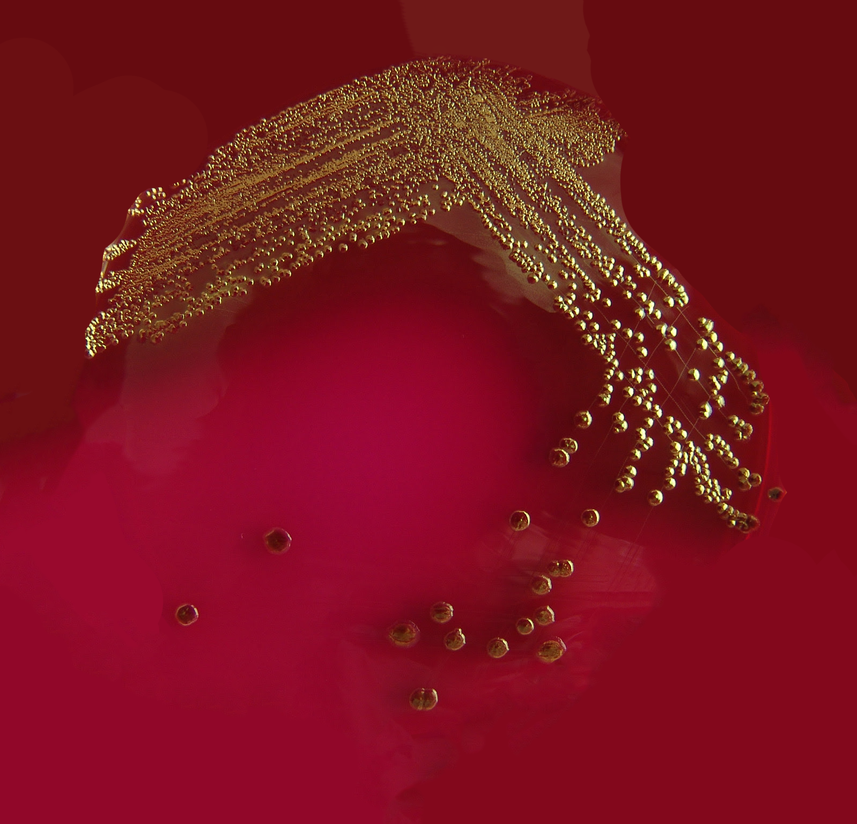
#> input picture Images/unnamed3.png, 857 x 824 px, shrunk from 1598 x 1536 before the run
$ python ConteoColonias.py
#> lines starting #> are read from the running program, lines starting #| are printed output that depends on the picture; after the words box and inside, x2 and y2 are one past the last pixel; in counts of white or black regions, pixels touching at a corner belong together
import cv2
import numpy as np
import matplotlib.pyplot as plt

class Rectangulo:
    def __init__(self, x, y, ancho, alto):
        self.x = x
        self.y = y
        self.ancho = ancho
        self.alto = alto
        self.puntos = []

    def contiene(self, punto):
        return self.x <= punto[0] < self.x + self.ancho and self.y <= punto[1] < self.y + self.alto

class Quadtree:
    def __init__(self, limite, capacidad):
        self.limite = limite
        self.capacidad = capacidad
        self.dividido = False
        self.noreste = None
        self.sureste = None
        self.noroeste = None
        self.suroeste = None

    def subdividir(self):
        x, y, ancho, alto = self.limite.x, self.limite.y, self.limite.ancho, self.limite.alto
        noreste = Rectangulo(x + ancho / 2, y, ancho / 2, alto / 2)
        self.noreste = Quadtree(noreste, self.capacidad)
        sureste = Rectangulo(x + ancho / 2, y + alto / 2, ancho / 2, alto / 2)
        self.sureste = Quadtree(sureste, self.capacidad)
        suroeste = Rectangulo(x, y + alto / 2, ancho / 2, alto / 2)
        self.suroeste = Quadtree(suroeste, self.capacidad)
        noroeste = Rectangulo(x, y, ancho / 2, alto / 2)
        self.noroeste = Quadtree(noroeste, self.capacidad)
        self.dividido = True

    def insertar(self, punto):
        if not self.limite.contiene(punto):
            return False
        if len(self.limite.puntos) < self.capacidad:
            self.limite.puntos.append(punto)
            return True
        else:
            if not self.dividido:
                self.subdividir()
            if self.noreste.insertar(punto): return True
            if self.sureste.insertar(punto): return True
            if self.suroeste.insertar(punto): return True
            if self.noroeste.insertar(punto): return True

    def contar_celulas(self):
        if not self.dividido:
            return len(self.limite.puntos)
        else:
            return (self.noreste.contar_celulas() +
                    self.sureste.contar_celulas() +
                    self.suroeste.contar_celulas() +
                    self.noroeste.contar_celulas())

    def dibujar(self, ax):
        ax.add_patch(plt.Rectangle((self.limite.x, self.limite.y),
                                   self.limite.ancho, self.limite.alto,
                                   fill=False, edgecolor='r', linewidth=1))
        if self.dividido:
            self.noreste.dibujar(ax)
            self.sureste.dibujar(ax)
            self.suroeste.dibujar(ax)
            self.noroeste.dibujar(ax)

def cargar_imagen(ruta_imagen):
#> called with ruta_imagen = 'Images/unnamed3.png'
    imagen = cv2.imread(ruta_imagen, cv2.IMREAD_GRAYSCALE)
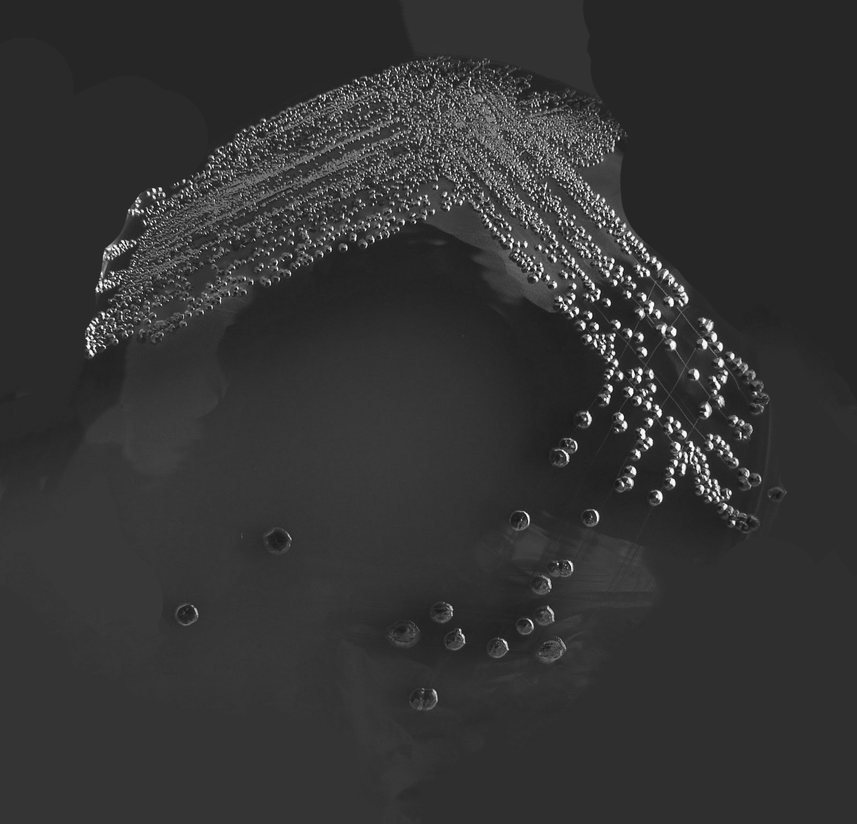
#> imagen: shape (824, 857); min 6, max 254, mean 51.7
    return imagen

def eliminar_lineas(imagen):
    lineas = cv2.HoughLinesP(imagen, 1, np.pi / 180, threshold=100, minLineLength=100, maxLineGap=10)
    if lineas is not None:
        for linea in lineas:
            x1, y1, x2, y2 = linea[0]
            if abs(x1 - x2) > 50:
                cv2.line(imagen, (x1, y1), (x2, y2), (0, 0, 0), 3)
            if abs(y1 - y2) > 50:
                cv2.line(imagen, (x1, y1), (x2, y2), (0, 0, 0), 3)
    return imagen

def aplicar_mascara_circular(imagen):
    filas, columnas = imagen.shape
    centro = (columnas // 2, filas // 2)
    radio = min(centro[0], centro[1])
    mascara = np.zeros_like(imagen)
    cv2.circle(mascara, centro, radio, 255, thickness=-1)
    imagen_sin_bordes = cv2.bitwise_and(imagen, mascara)
    return imagen_sin_bordes

def preprocesar_imagen(imagen):
    imagen_suavizada = cv2.GaussianBlur(imagen, (3, 3), 0)
    imagen_bordes = cv2.Canny(imagen_suavizada, 30, 100)
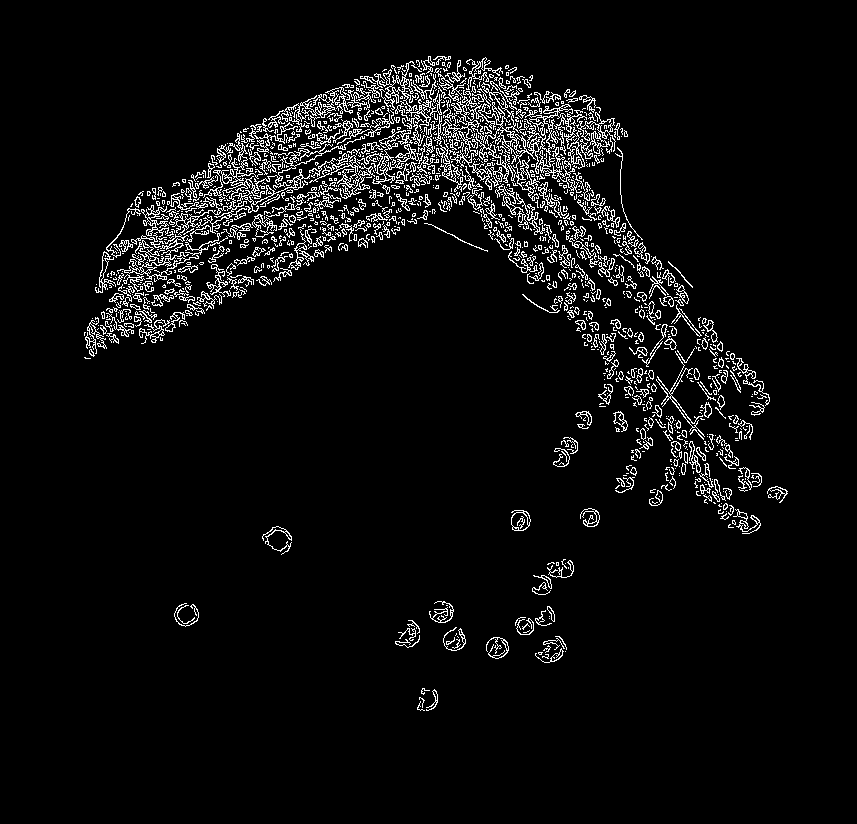
#> imagen_bordes: shape (824, 857); 5% white in thin lines or dots, all inside (x1, y1, x2, y2) = (84, 56, 788, 711)
    imagen_sin_lineas = eliminar_lineas(imagen_bordes)
#> in eliminar_lineas, `lineas = cv2.HoughLinesP(imagen, 1, np.pi / 180, threshold=100, minLin..`: lineas = 152 rows, first 6: [435, 58, 659, 282], [98, 292, 549, 92], [355, 81, 520, 246], [484, 223, 598, 337], [356, 85, 486, 215], [373, 179, 618, 123]
#> the loop in eliminar_lineas, `for linea in lineas:` made 152 passes
#> after the loop in eliminar_lineas, `for linea in lineas:`:
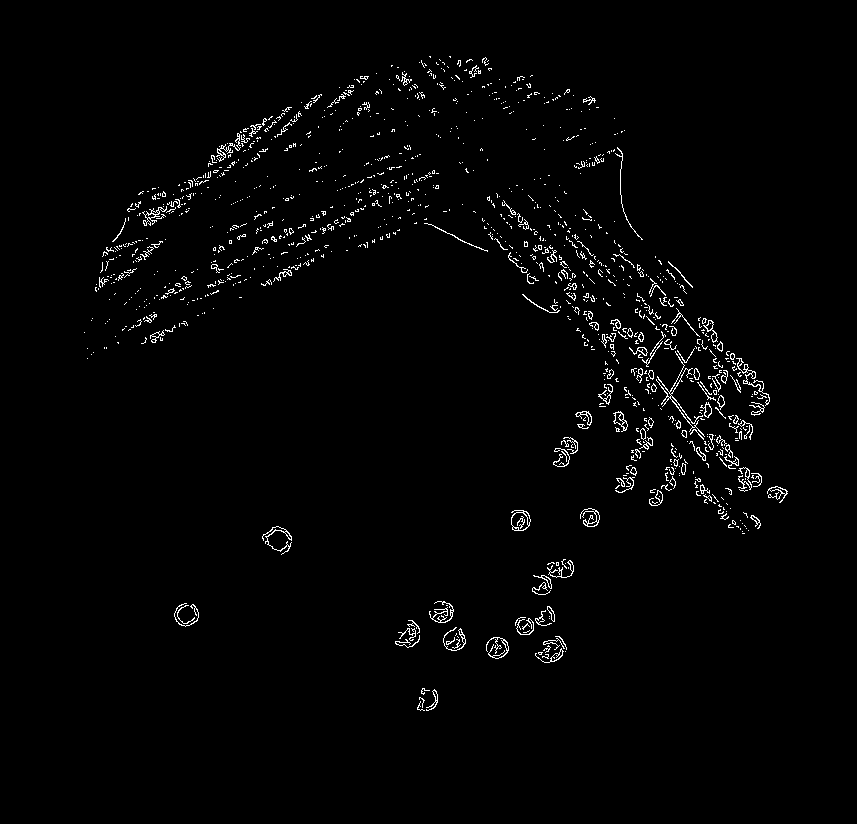
#> imagen: shape (824, 857); 1.7% white in thin lines or dots, all inside (x1, y1, x2, y2) = (84, 56, 788, 711)
    imagen_sin_bordes = aplicar_mascara_circular(imagen_sin_lineas)
#> in aplicar_mascara_circular, `cv2.circle(mascara, centro, radio, 255, thickness=-1)`:
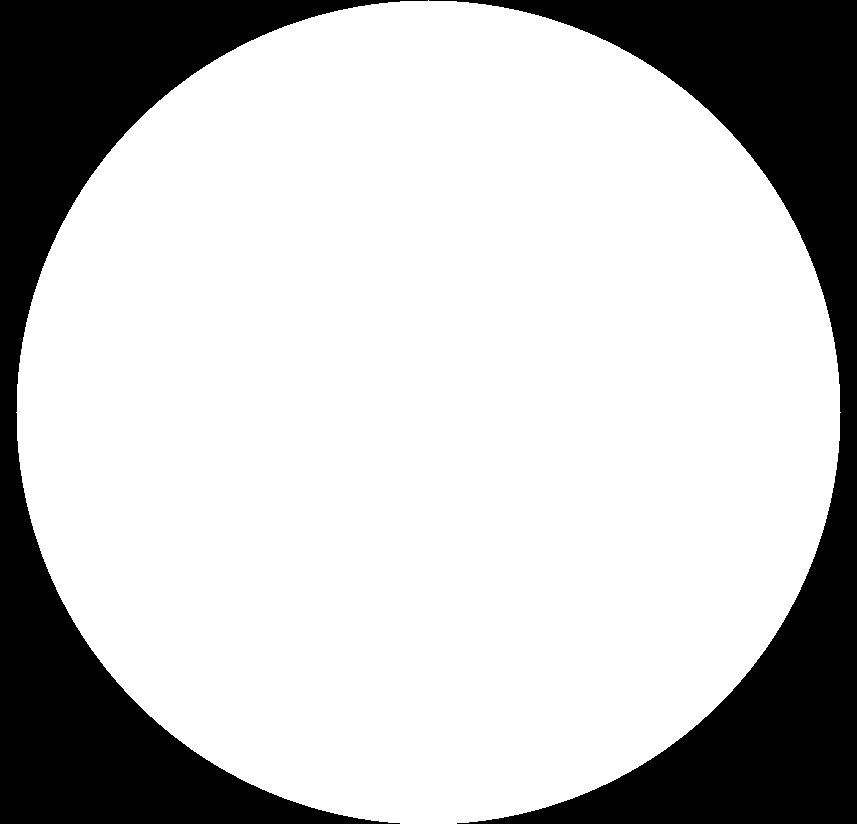
#> mascara: shape (824, 857); 75.5% white; 2 black regions
    _, imagen_binaria = cv2.threshold(imagen_sin_bordes, 50, 255, cv2.THRESH_BINARY)
    return imagen_binaria

def detectar_contornos(imagen_binaria):
    contornos, _ = cv2.findContours(imagen_binaria, cv2.RETR_EXTERNAL, cv2.CHAIN_APPROX_SIMPLE)
#> contornos = 1185 contours, 1124 with area under 20; largest, box (x1, y1, x2, y2) and area: (511, 510, 531, 531) 298, (613, 411, 628, 432) 134, (736, 358, 770, 406) 102, (703, 320, 718, 343) 96, (142, 206, 167, 226) 92
    return contornos

def extraer_centros(contornos):
    centros = []
    for contorno in contornos:
        M = cv2.moments(contorno)
        if M["m00"] != 0:
            cX = int(M["m10"] / M["m00"])
            cY = int(M["m01"] / M["m00"])
            centros.append((cX, cY))
    return centros

def mostrar_resultados(imagen_original, contornos, quadtree):
    imagen_color = cv2.cvtColor(imagen_original, cv2.COLOR_GRAY2BGR)


    cv2.drawContours(imagen_color, contornos, -1, (0, 255, 0), 2)

    fig, ax = plt.subplots(figsize=(10, 10))
    ax.imshow(cv2.cvtColor(imagen_color, cv2.COLOR_BGR2RGB))
    quadtree.dibujar(ax)
    plt.title("Colonias detectadas")
    plt.show()

if __name__ == '__main__':
    ruta_imagen = 'Images/unnamed3.png'
    imagen = cargar_imagen(ruta_imagen)
    imagen_binaria = preprocesar_imagen(imagen)
    contornos = detectar_contornos(imagen_binaria)
    centros_celulas = extraer_centros(contornos)
#> the loop in extraer_centros, `for contorno in contornos:` made 1185 passes
#> (contorno, cX, cY) on passes 37, 46: ([[556, 562], [556, 565], [558, 565], [558, 562]], 557, 563), ([[736, 526], [737, 526], [738, 527], [738, 526]], 737, 526)
#> (cX, cY) on passes 1 to 6: (417, 706), (422, 698), (434, 697), (422, 691), (546, 656), (539, 652)
#> after the loop in extraer_centros, `for contorno in contornos:`: centros = 604 pairs, first value 95 to 777, second value 56 to 706
#> centros_celulas has the same summary as centros in extraer_centros
    limite_inicial = Rectangulo(0, 0, imagen.shape[1], imagen.shape[0])
    quadtree = Quadtree(limite_inicial, 4)
    for centro in centros_celulas:
        quadtree.insertar(centro)
#> this loop made 604 passes
    mostrar_resultados(imagen, contornos, quadtree)
#> in mostrar_resultados, `cv2.drawContours(imagen_color, contornos, -1, (0, 255, 0), 2)`:
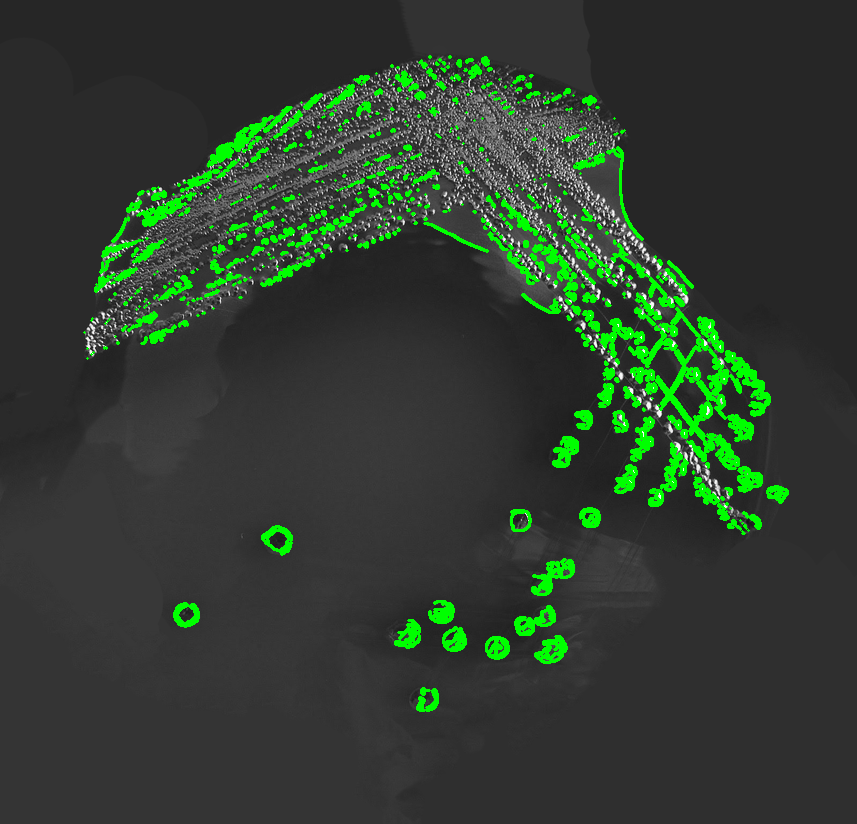
#> imagen_color: shape (824, 857, 3); mean B, G, R 47.5, 60.8, 47.5
#> in mostrar_resultados, `plt.show()`:
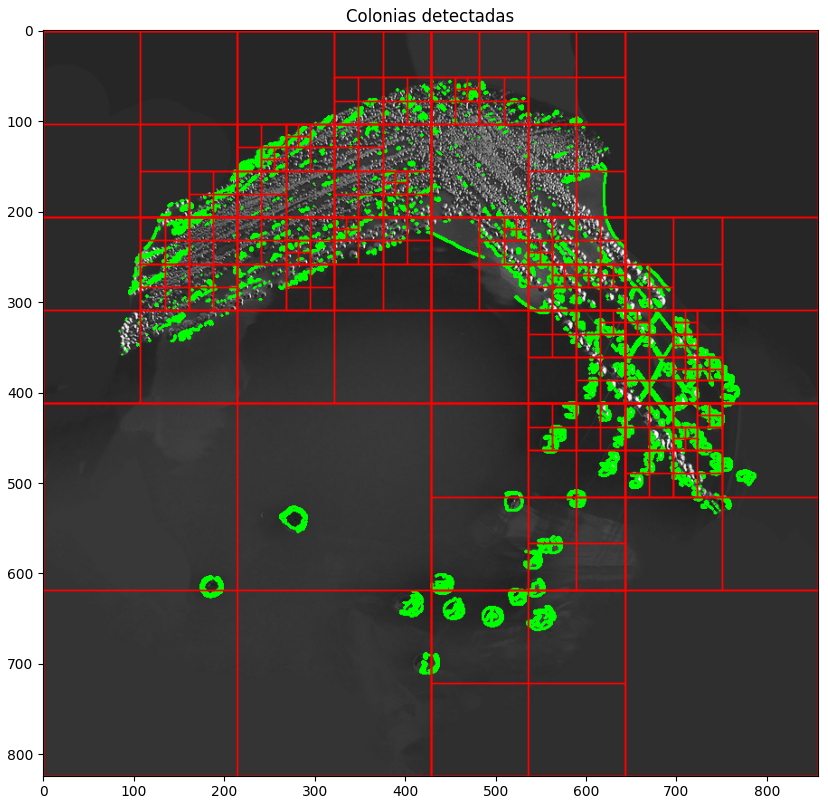
#> figure drawn by matplotlib, 1 panel
    total_celulas = quadtree.contar_celulas()
    print(f"Número total de colonias detectadas: {total_celulas}")
#| Número total de colonias detectadas: 240
